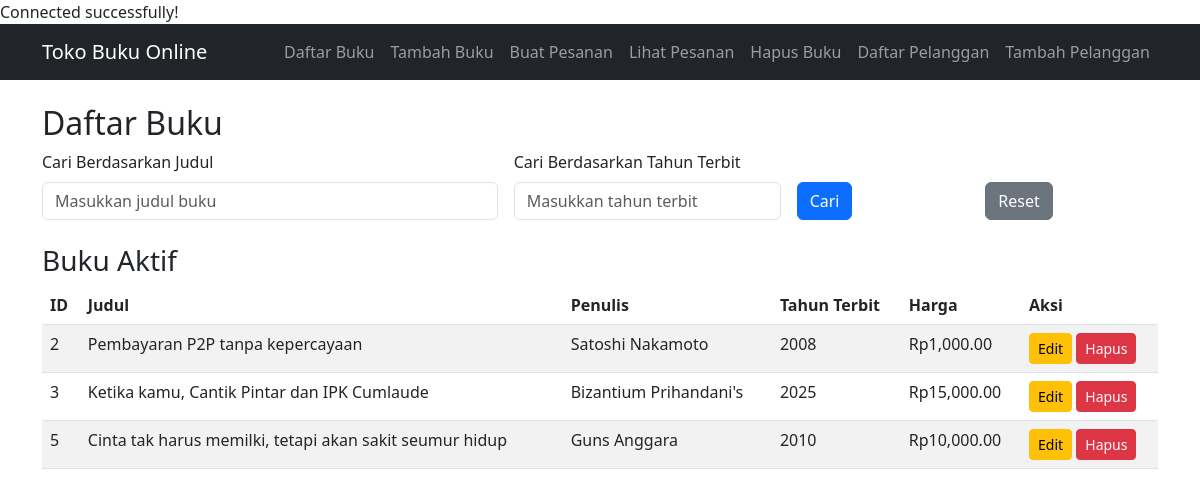
The page / on the database its author committed.
### tables this page shows
CREATE TABLE `buku` (
  `ID` int NOT NULL,
  `Judul` varchar(255) NOT NULL,
  `Penulis` varchar(255) NOT NULL,
  `Tahun_Terbit` int NOT NULL,
  `Harga` decimal(10,2) NOT NULL,
  `Stok` int NOT NULL
);

### proses_index.php (called while the page is built, shortened)
<?php
require_once 'koneksi_db.php';
$search_judul = $_GET['judul'] ?? '';
$search_tahun = $_GET['tahun_terbit'] ?? '';
$query = "SELECT * FROM buku WHERE 1";
$stmt = $conn->prepare($query);
$stmt->execute();
$result = $stmt->get_result();
?>

### index.php (the view, shortened to what this page needs)
<?php include 'proses_index.php'; ?>
<!DOCTYPE html>
<html lang="id">
<head>
   <link href="https://cdn.jsdelivr.net/npm/bootstrap@5.3.0/dist/css/bootstrap.min.css" rel="stylesheet">
</head>
<body>
   <?php include 'nav.php'; ?>
   <div class="container mt-4">
       <h2>Daftar Buku</h2>
       <form method="get" class="row g-3 mb-4">
           <div class="col-md-5">
               <label for="judul" class="form-label">Cari Berdasarkan Judul</label>
               <input type="text" class="form-control" id="judul" name="judul" placeholder="Masukkan judul buku" value="<?php echo htmlspecialchars($search_judul); ?>">
           </div>
           <div class="col-md-3">
               <label for="tahun_terbit" class="form-label">Cari Berdasarkan Tahun Terbit</label>
               <input type="number" class="form-control" id="tahun_terbit" name="tahun_terbit" placeholder="Masukkan tahun terbit" value="<?php echo htmlspecialchars($search_tahun); ?>">
           </div>
           <div class="col-md-2 align-self-end">
               <button type="submit" class="btn btn-primary">Cari</button>
           </div>
           <div class="col-md-2 align-self-end">
               <a href="index.php" class="btn btn-secondary">Reset</a>
           </div>
       </form>
       <h3>Buku Aktif</h3>
       <table class="table table-striped">
           <thead>
               <tr>
                   <th>ID</th>
                   <th>Judul</th>
                   <th>Penulis</th>
                   <th>Tahun Terbit</th>
                   <th>Harga</th>
                   <th>Aksi</th>
               </tr>
           </thead>
           <tbody>
               <?php while ($row = $result->fetch_assoc()): ?>
               <tr>
                   <td><?php echo $row['ID'] ?></td>
                   <td><?php echo htmlspecialchars($row['Judul']) ?></td>
                   <td><?php echo htmlspecialchars($row['Penulis']) ?></td>
                   <td><?php echo $row['Tahun_Terbit'] ?></td>
                   <td>Rp<?php echo number_format($row['Harga'], 2) ?></td>
                   <td>
                       <a href="form_edit.php?id=<?php echo $row['ID'] ?>" class="btn btn-sm btn-warning">Edit</a>
                       <a href="hapus_buku.php?id=<?php echo $row['ID'] ?>" class="btn btn-sm btn-danger">Hapus</a>
                   </td>
               </tr>
               <?php endwhile; ?>
           </tbody>
       </table>
   </div>
</body>
</html>

### nav.php (shortened to what this page needs)
<nav class="navbar navbar-expand-lg navbar-dark bg-dark">
    <div class="container">
        <a class="navbar-brand" href="index.php">Toko Buku Online</a>
        <div class="collapse navbar-collapse" id="navbarNav">
            <ul class="navbar-nav ms-auto">
                <li class="nav-item">
                    <a class="nav-link" href="index.php">Daftar Buku</a>
                </li>
                <li class="nav-item">
                    <a class="nav-link" href="tambah_buku.php">Tambah Buku</a>
                </li>
                <li class="nav-item">
                    <a class="nav-link" href="transaksi.php">Buat Pesanan</a>
                </li>
                <li class="nav-item">
                    <a class="nav-link" href="lihat_transaksi.php">Lihat Pesanan</a>
                </li>
                <li class="nav-item">
                    <a class="nav-link" href="buku_terhapus.php">Hapus Buku</a>
                </li>
                <li class="nav-item">
                    <a class="nav-link" href="daftar_pelanggan.php">Daftar Pelanggan</a>
                </li>
                <li class="nav-item">
                    <a class="nav-link" href="tambah_pelanggan.php">Tambah Pelanggan</a>
                </li>
            </ul>
        </div>
    </div>
</nav>

### rows shown on the page
buku: ID "2", Judul "Pembayaran P2P tanpa kepercayaan", Penulis "Satoshi Nakamoto", Tahun_Terbit "2008", Harga "1,000.00"
buku: ID "3", Judul "Ketika kamu, Cantik Pintar dan IPK Cumlaude", Penulis "Bizantium Prihandani's", Tahun_Terbit "2025", Harga "15,000.00"
buku: ID "5", Judul "Cinta tak harus memilki, tetapi akan sakit seumur hidup", Penulis "Guns Anggara", Tahun_Terbit "2010", Harga "10,000.00"
